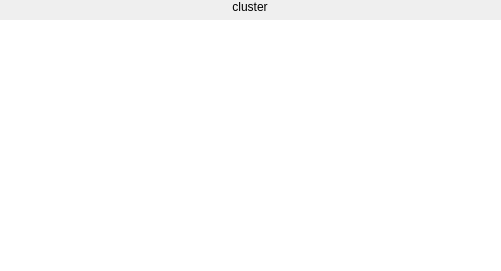
<?xml version="1.0" encoding="UTF-8"?>
<ui version="4.0">
 <class>KMeanWidget</class>
 <widget class="QWidget" name="KMeanWidget">
  <property name="geometry">
   <rect>
    <x>0</x>
    <y>0</y>
    <width>501</width>
    <height>271</height>
   </rect>
  </property>
  <property name="windowTitle">
   <string>Form</string>
  </property>
  <layout class="QVBoxLayout" name="verticalLayout">
   <property name="leftMargin">
    <number>0</number>
   </property>
   <property name="topMargin">
    <number>0</number>
   </property>
   <property name="rightMargin">
    <number>0</number>
   </property>
   <property name="bottomMargin">
    <number>0</number>
   </property>
   <item alignment="Qt::AlignHCenter">
    <widget class="QLabel" name="clusterLabel">
     <property name="text">
      <string>cluster</string>
     </property>
     <property name="alignment">
      <set>Qt::AlignCenter</set>
     </property>
    </widget>
   </item>
   <item>
    <widget class="QListWidget" name="clusterList">
     <property name="styleSheet">
      <string notr="true">border:0</string>
     </property>
    </widget>
   </item>
  </layout>
 </widget>
 <resources/>
 <connections/>
</ui>
